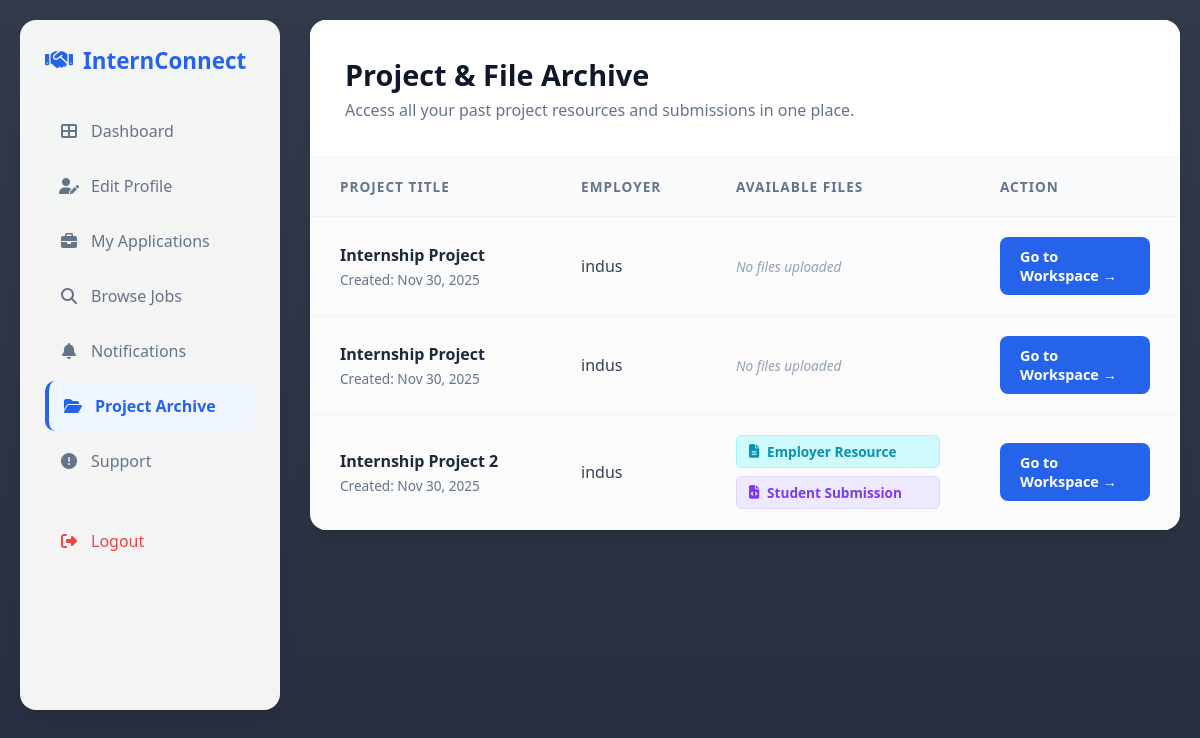
Screenshot of /projects-archive/ (signed in) with the database file from the repository.
### myapp/models.py (models this page shows, shortened)
class ProjectAssignment(models.Model):
    application = models.OneToOneField(Applications, on_delete=models.CASCADE, related_name='project')
    title = models.CharField(max_length=200, default="Internship Project")
    description = models.TextField(blank=True, null=True)
    company_file = models.FileField(upload_to='project_docs/company/', blank=True, null=True)
    student_file = models.FileField(upload_to='project_docs/student/', blank=True, null=True)
    created_at = models.DateTimeField(auto_now_add=True)
    updated_at = models.DateTimeField(auto_now=True)

class Applications(models.Model):
    user = models.ForeignKey(Register, on_delete=models.CASCADE)
    internship = models.ForeignKey(Internship, on_delete=models.CASCADE, null=True)
    Address = models.CharField(max_length=200)
    TechnicalSkills = models.CharField(max_length=200)
    InternshipType = models.CharField(max_length=100)
    PreferredDuration = models.CharField(max_length=100)
    EarliestStartDate = models.DateField()
    CoverLetter = models.TextField()
    Status = models.CharField(max_length=100, default='pending')
    certificate = models.FileField(upload_to='certificates/', blank=True, null=True)
    rejection_reason = models.TextField(blank=True, null=True)
    interview_date = models.DateTimeField(null=True, blank=True)
    interview_link = models.URLField(null=True, blank=True)

class Internship(models.Model):
    company = models.ForeignKey(Employer, on_delete=models.CASCADE, null=True)
    positionTitle = models.CharField(max_length=100)
    positionDescription = models.TextField()
    department = models.CharField(max_length=100, choices=CATEGORY_CHOICES, default='Other') # Updated
    internshipType = models.CharField(max_length=100)
    startDate = models.DateField()
    duration = models.CharField(max_length=100)
    stipend = models.CharField(max_length=100)
    positionsAvailable = models.IntegerField(default=1)
    educationLevel = models.CharField(max_length=100)
    Skills = models.CharField(max_length=200)
    preferredSkills = models.CharField(max_length=200)
    applicationDeadline = models.DateField()
    howToApply = models.CharField(max_length=100)
    contactEmail = models.EmailField()
    contactPhone = models.CharField(max_length=20)
    status = models.CharField(max_length=20, default='Active') # 'Active' or 'Draft'

class Employer(models.Model):
    company_name = models.CharField(max_length=100)
    company_website = models.CharField(max_length=100)
    company_size = models.CharField(max_length=100)
    company_address = models.CharField(max_length=100)
    industry = models.CharField(max_length=100)
    first_name = models.CharField(max_length=100)
    last_name = models.CharField(max_length=100)
    email = models.EmailField(unique=True)
    password = models.CharField(max_length=100)
    rights = models.CharField(max_length=100, default='new company', null=True)
    verification_doc = models.FileField(upload_to='verification_docs/', null=True, blank=True)
    is_verified = models.BooleanField(default=False)

### myapp/views.py (the view)
# urls.py: path('projects-archive/', views.project_archive, name='project_archive'),
def project_archive(request):
    if 'uid' in request.session:
        student = Register.objects.get(id=request.session['uid'])
        projects = ProjectAssignment.objects.filter(application__user=student).order_by('-created_at')
        role = 'student'
    elif 'cid' in request.session:
        employer = Employer.objects.get(id=request.session['cid'])
        projects = ProjectAssignment.objects.filter(application__internship__company=employer).order_by('-created_at')
        role = 'employer'
    else:
        return redirect('login')
    return render(request, 'common/project_archive.html', {'projects': projects, 'role': role})

### myapp/templates/common/project_archive.html (shortened to what this page needs)
<!DOCTYPE html>
<html lang="en">
<head>
    <link rel="stylesheet" href="https://cdnjs.cloudflare.com/ajax/libs/font-awesome/6.4.0/css/all.min.css">
</head>
<body>
    <div class="container">
        <div class="sidebar">
            <div class="brand"><i class="fas fa-handshake"></i> InternConnect</div>
            {% if role == 'student' %}
            <a href="{% url 'user_dashboard' %}" class="menu-item"><i class="fas fa-th-large"></i> Dashboard</a>
            <a href="{% url 'user_edit' %}" class="menu-item"><i class="fas fa-user-edit"></i> Edit Profile</a>
            <a href="{% url 'my_applications' %}" class="menu-item"><i class="fas fa-briefcase"></i> My Applications</a>
            <a href="{% url 'browse_internships' %}" class="menu-item"><i class="fas fa-search"></i> Browse Jobs</a>
            <a href="{% url 'my_notifications' %}" class="menu-item"><i class="fas fa-bell"></i> Notifications</a>
            <a href="#" class="menu-item active"><i class="fas fa-folder-open"></i> Project Archive</a>
            {% endif %}
            <a href="{% url 'file_complaint' %}" class="menu-item"><i class="fas fa-exclamation-circle"></i> Support</a>
            <a href="{% url 'logout' %}" class="menu-item" style="color: #ef4444; margin-top: 30px;"><i class="fas fa-sign-out-alt"></i> Logout</a>
        </div>
        <div class="main-content">
            <div class="card">
                <div class="page-header">
                    <h1>Project & File Archive</h1>
                    <p>Access all your past project resources and submissions in one place.</p>
                </div>
                <table>
                    <thead>
                        <tr>
                            <th>Project Title</th>
                            <th>{% if role == 'student' %}Employer{% else %}Student{% endif %}</th>
                            <th>Available Files</th>
                            <th style="width: 150px;">Action</th>
                        </tr>
                    </thead>
                    <tbody>
                        {% for p in projects %}
                        <tr>
                            <td>
                                <div style="font-weight:700; color:#1e293b; font-size:1rem;">{{ p.title }}</div>
                                <div style="font-size:0.85rem; color:#64748b; margin-top:4px;">Created: {{ p.created_at|date:"M d, Y" }}</div>
                            </td>
                            <td>
                                <div style="font-weight:500; color:#334155;">
                                {% if role == 'student' %}
                                    {{ p.application.internship.company.company_name }}
                                {% else %}
                                    {{ p.application.user.name }} {{ p.application.user.last_name }}
                                {% endif %}
                                </div>
                            </td>
                            <td>
                                <div style="display:flex; flex-direction:column; gap:8px;">
                                    {% if p.company_file %}
                                        <a href="{{ p.company_file.url }}" class="file-link file-company" download>
                                            <i class="fas fa-file-alt"></i> Employer Resource
                                        </a>
                                    {% endif %}
                                    {% if p.student_file %}
                                        <a href="{{ p.student_file.url }}" class="file-link file-student" download>
                                            <i class="fas fa-file-code"></i> Student Submission
                                        </a>
                                    {% endif %}
                                    {% if not p.company_file and not p.student_file %}
                                        <span style="color:#94a3b8; font-size:0.85rem; font-style:italic;">No files uploaded</span>
                                    {% endif %}
                                </div>
                            </td>
                            <td>
                                <a href="{% url 'project_workspace' p.application.id %}" class="btn-open">
                                    Go to Workspace &rarr;
                                </a>
                            </td>
                        </tr>
                        {% endfor %}
                    </tbody>
                </table>
            </div>
        </div>
    </div>
</body>
</html>

### myapp/templates/common/project_archive.html (style rules this page uses)
:root { --primary: #0f172a; --accent: #2563eb; --light: #f1f5f9; --shadow: 0 10px 15px -3px rgba(0,0,0,0.1); }
body { font-family: 'Segoe UI', sans-serif; margin: 0; padding: 20px; background: linear-gradient(rgba(15, 23, 42, 0.85), rgba(15, 23, 42, 0.9)), url('https://images.unsplash.com/photo-1497215728101-856f4ea42174?ixlib=rb-1.2.1&auto=format&fit=crop&w=1950&q=80'); background-size: cover; background-position: center; background-attachment: fixed; min-height: 100vh; }
.container { max-width: 1200px; margin: 0 auto; display: grid; grid-template-columns: 260px 1fr; gap: 30px; }
.sidebar { background: rgba(255, 255, 255, 0.95); backdrop-filter: blur(10px); border-radius: 16px; padding: 25px; height: fit-content; min-height: 80vh; box-shadow: var(--shadow); position: sticky; top: 20px; animation: slideUp 0.5s ease-out; }
.brand { font-size: 1.4rem; font-weight: 700; color: var(--accent); margin-bottom: 30px; display: flex; align-items: center; gap: 10px; }
.menu-item { display: flex; align-items: center; gap: 12px; padding: 14px; color: #64748b; text-decoration: none; border-radius: 10px; margin-bottom: 5px; font-weight: 500; transition: 0.3s; }
.menu-item.active { background: #eff6ff; color: var(--accent); font-weight: 600; border-left: 4px solid var(--accent); }
.menu-item i { width: 20px; text-align: center; }
.card { background: rgba(255, 255, 255, 0.98); border-radius: 16px; padding: 0; box-shadow: var(--shadow); overflow: hidden; animation: slideUp 0.7s ease-out; }
.page-header { padding: 35px; border-bottom: 1px solid #f1f5f9; background: white; }
h1 { margin: 0; color: var(--primary); font-size: 1.8rem; }
p { color: #64748b; margin: 5px 0 0; font-size: 1rem; }
table { width: 100%; border-collapse: collapse; }
th, td { padding: 20px 30px; text-align: left; border-bottom: 1px solid #f1f5f9; vertical-align: middle; }
th { background: #f8fafc; color: #64748b; font-weight: 700; font-size: 0.85rem; text-transform: uppercase; letter-spacing: 1px; }
.file-link { display: inline-flex; align-items: center; gap: 8px; text-decoration: none; font-weight: 600; font-size: 0.85rem; padding: 6px 12px; border-radius: 6px; transition: 0.2s; }
.file-company { color: #0891b2; background: #cffafe; border: 1px solid #a5f3fc; }
.file-student { color: #7c3aed; background: #ede9fe; border: 1px solid #ddd6fe; }
.btn-open { background: var(--accent); color: white; padding: 10px 20px; border-radius: 8px; text-decoration: none; font-weight: bold; font-size: 0.9rem; display: inline-block; transition: 0.2s; }

### rows the page displays
ProjectAssignment: title "Internship Project", created_at "Nov 30, 2025", application.internship.company.company_name "indus", company_file "No files uploaded"
ProjectAssignment: title "Internship Project", created_at "Nov 30, 2025", application.internship.company.company_name "indus", company_file "No files uploaded"
ProjectAssignment: title "Internship Project 2", created_at "Nov 30, 2025", application.internship.company.company_name "indus"
